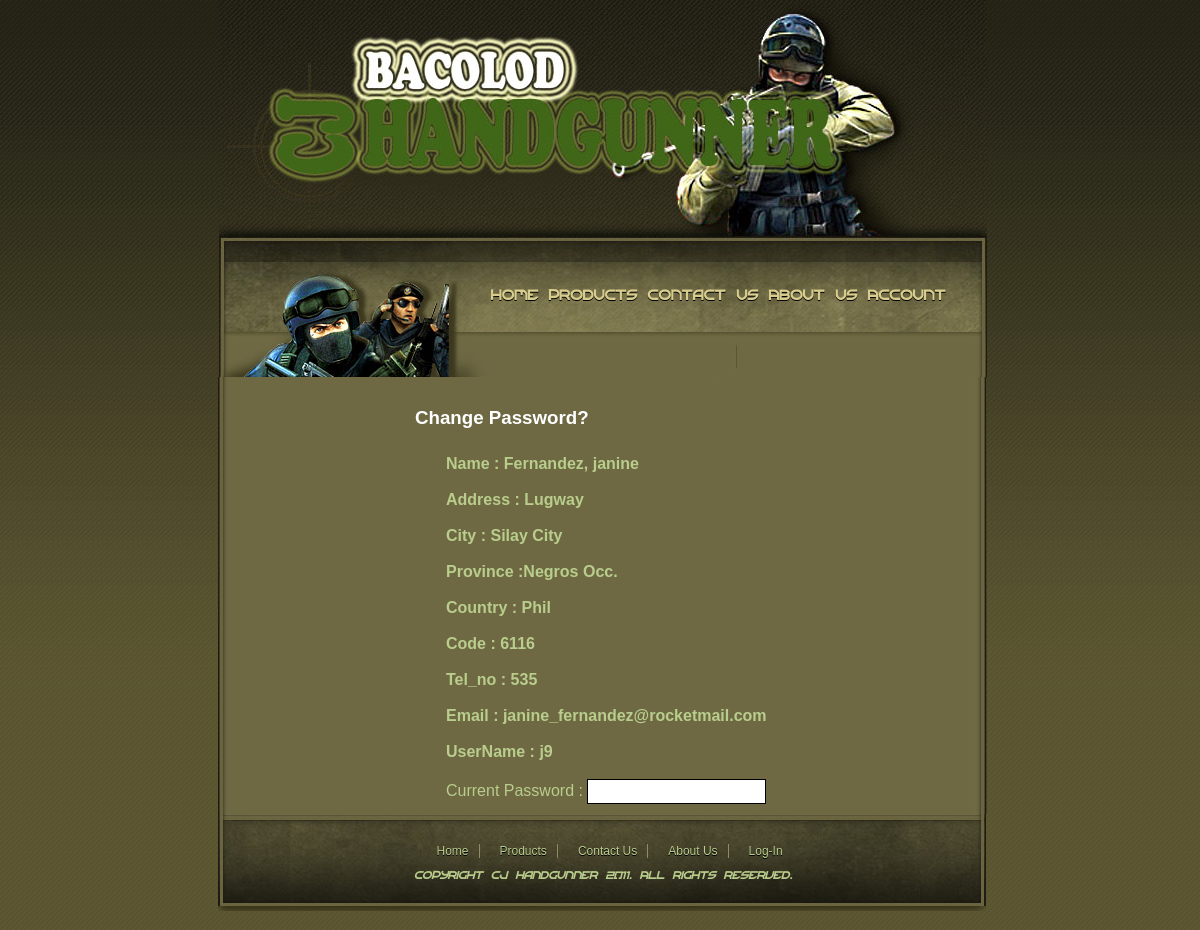
Screenshot of /dashboard.php (signed in) with the database file from the repository.
### tables this page shows
CREATE TABLE IF NOT EXISTS `users` (
  `user_id` int(11) NOT NULL AUTO_INCREMENT,
  `fname` varchar(20) NOT NULL,
  `lname` varchar(20) NOT NULL,
  `address` varchar(50) NOT NULL,
  `city` varchar(20) NOT NULL,
  `province` varchar(20) NOT NULL,
  `country` varchar(20) NOT NULL,
  `code` int(11) NOT NULL,
  `tel_no` varchar(15) NOT NULL,
  `email` varchar(100) NOT NULL,
  `username` varchar(15) NOT NULL,
  `password` varchar(50) NOT NULL,
  PRIMARY KEY (`user_id`)
);

### dashboard.php (the view, shortened to what this page needs)
<html>
<?php include('app/design/head.php'); ?>
<div class="wrapper">
<div class="page">
<?php include('app/design/header.php'); ?>
<div class="content">
<?php
	$id = $_SESSION['id'];
	$profile = mysql_query("SELECT * FROM users WHERE user_id = '$id'") or die(mysql_error());
			$cj = mysql_fetch_array($profile);
			$fname = $cj['fname'];
			$lname = $cj['lname'];
			$address = $cj['address'];
			$city = $cj['city'];
			$province = $cj['province'];
			$country = $cj['country'];
			$code = $cj['code'];
			$tel_no = $cj['tel_no'];
			$email= $cj['email'];
			$user = $cj['username'];
?>
		<div class="profile">
		<h3 style="margin-left: 190px; margin-top: 20px;color:#ffffff;">Change Password?</h3>
		<div id="reg" style="margin: 26px 67px 0px 221px;">
					<h4>Name : <?php echo $lname. ", " .$fname;  ?></h4>
			<br/>
			<label><h4>Address : <?php echo $address;  ?>
			<h4>&nbsp;</h4>
			</label>
			<label><h4>City : <?php echo $city;  ?>
			<h4>&nbsp;</h4>
			</label>
			<label><h4>Province :<?php echo $province; ?>
			<h4>&nbsp;</h4>
			</label>
			<label><h4>Country : <?php echo $country;  ?>
			<h4>&nbsp;</h4>
			</label>
			<label><h4>Code :
			<?php echo $code;  ?>
			<h4>&nbsp;</h4>
		  </label>
            <label>
            <h4>
            Tel_no :
            <?php echo $tel_no;  ?>
            <h4>&nbsp;</h4>
            </label>
			<label><h4>Email :
			<?php echo $email;  ?>
			<h4>&nbsp;</h4>
		  </label>
            <label>
            <h4>
            UserName :
            <?php echo $user;  ?>
            <h4>&nbsp;</h4>
</label>
		<label>Current Password :
</label>
		<input type="password" class="c_password"  style=" height: 25px;"/><div class="result"></div>
	  </div>
	  </div>
</div>
<?php include('app/design/footer.php'); ?>
</div>
</html>

### template/css/style.css (style rules this page uses)
* { margin: 0; padding: 0; }
input { border: 1px solid #000; height: 25px; }
.wrapper { width: 770px; margin: 0 auto; }
.page { float: left; }
.content { font-family: arial; background: url("../images/content_bg.jpg") repeat-y scroll top center transparent; padding: 10px; width: 755px; float: left; }

### rows the page displays
users: lname "Fernandez", fname "janine", address "Lugway", city "Silay City", province "Negros Occ.", country "Phil", code "6116", tel_no "535", email "janine_fernandez@rocketmail.com", username "j9"
